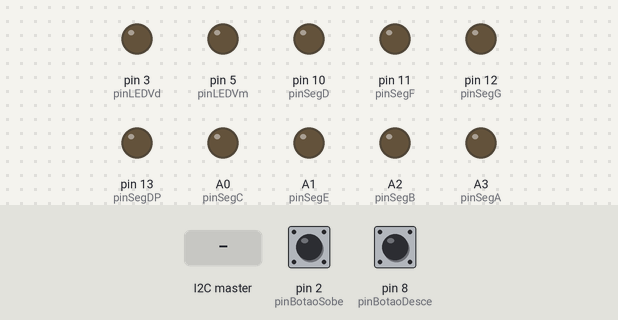
A sketch run on a simulated Arduino Pro Mini, built with avr-gcc and run on an emulated ATmega328P. Parts: output pins drawn as LEDs (lit = HIGH). The inputs (shaded band) are chosen by the test bench; at power-on: pin 2 (pinBotaoSobe) HIGH, pin 8 (pinBotaoDesce) HIGH.

Above: at 1.2 s.
1.3 s: pin 2 (pinBotaoSobe) pulled LOW for 0.15 s
At 2.1 s:
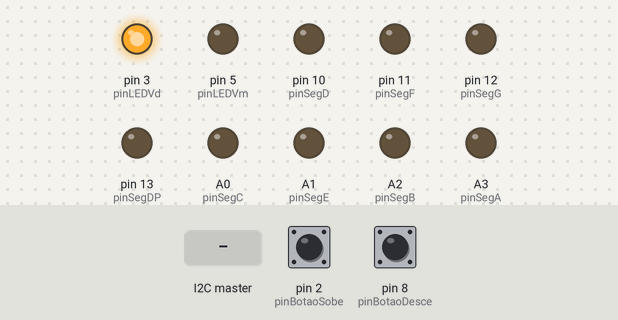
2.9 s: pin 8 (pinBotaoDesce) pulled LOW for 0.15 s
At 3.3 s:
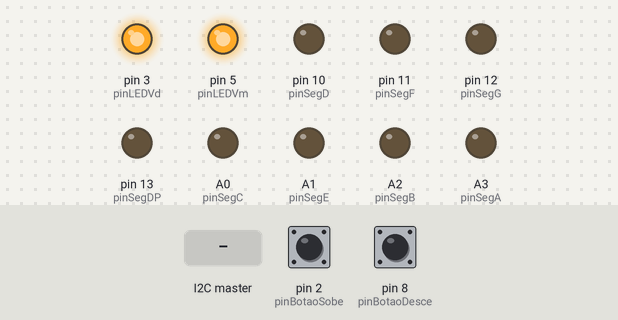
4.5 s: the I2C master sends "S"
At 5.7 s:
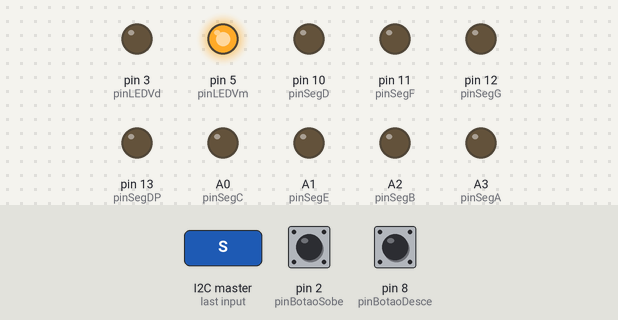
6.0 s: the I2C master sends "D"
At 6.9 s:
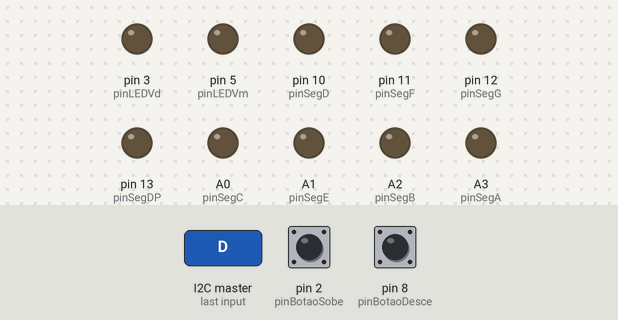
7.5 s: pin 2 (pinBotaoSobe) pulled LOW for 1 s
At 8.0 s:
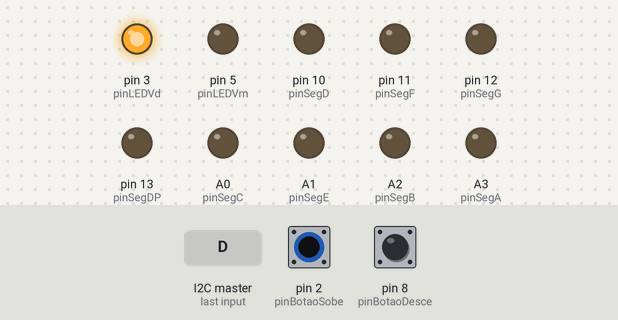
Timing chart, 0 to 10.5 s (numbered marks = the images above; inputs shaded):
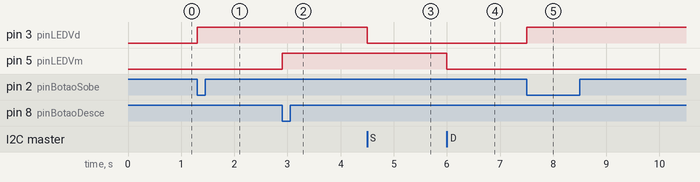

The sketch:

Q1117-Sketch-Andar.ino
```cpp
// Código para os Arduinos Pro Mini (Slaves)
#include <Wire.h>

#define pinLEDVd 3
#define pinLEDVm 5

#define pinSegA A3
#define pinSegB A2
#define pinSegC A0
#define pinSegD 10
#define pinSegE A1
#define pinSegF 11
#define pinSegG 12
#define pinSegDP 13

#define pinBotaoSobe 2
#define pinBotaoDesce 8

// Defina o endereço I2C deste Pro Mini
#define I2C_ADDRESS 0x11  // Andar 1: endereço 0x11, Andar 2: endereço 0x12

int portas[8] = { pinSegA, pinSegB, pinSegC, pinSegD, pinSegE, pinSegF, pinSegG, pinSegDP };

//a b c d e f g dp
bool digitos[10][8] = {
  { 1, 1, 1, 1, 1, 1, 0, 0 },  //0
  { 0, 1, 1, 0, 0, 0, 0, 0 },  //1
  { 1, 1, 0, 1, 1, 0, 1, 0 },  //2
  { 1, 1, 1, 1, 0, 0, 1, 0 },  //3
  { 0, 1, 1, 0, 0, 1, 1, 0 },  //4
  { 1, 0, 1, 1, 0, 1, 1, 0 },  //5
  { 1, 0, 1, 1, 1, 1, 1, 0 },  //6
  { 1, 1, 1, 0, 0, 0, 0, 0 },  //7
  { 1, 1, 1, 1, 1, 1, 1, 0 },  //8
  { 1, 1, 1, 1, 0, 1, 1, 0 }   //9
};

unsigned long delayInc;
int andar = 0;
bool estadoChamadaSobe = false;
bool estadoChamadaDesce = false;

void setup() {
  pinMode(pinLEDVd, OUTPUT);
  pinMode(pinLEDVm, OUTPUT);
  pinMode(pinSegA, OUTPUT);
  pinMode(pinSegB, OUTPUT);
  pinMode(pinSegC, OUTPUT);
  pinMode(pinSegD, OUTPUT);
  pinMode(pinSegE, OUTPUT);
  pinMode(pinSegF, OUTPUT);
  pinMode(pinSegG, OUTPUT);
  pinMode(pinSegDP, OUTPUT);

  pinMode(pinBotaoSobe, INPUT_PULLUP);
  pinMode(pinBotaoDesce, INPUT_PULLUP);

  Wire.begin(I2C_ADDRESS);  // Inicializa o I2C com o endereço específico
  Wire.onReceive(recebeDados);
  Wire.onRequest(enviarDados);
}

void loop() {

  //Botão "sobe" acionado
  if (!digitalRead(pinBotaoSobe)) {
    estadoChamadaSobe = true;
  }

  //Botão "desce" acionado
  if (!digitalRead(pinBotaoDesce)) {
    estadoChamadaDesce = true;
  }

  digitalWrite(pinLEDVd, estadoChamadaSobe);
  digitalWrite(pinLEDVm, estadoChamadaDesce);
}

void recebeDados(int num_bytes) {
  char command = Wire.read();
  if ((command >= '0') && (command <= '9')) {
    andar = command - '0';
    for (int nL = 0; nL < 8; nL++) {
      digitalWrite(portas[nL], digitos[andar][nL]);
    }
  }

  if (command == 'S') {  //Considerar chamada para cima como atendida
    estadoChamadaSobe = false;
  }

  if (command == 'D') {  //Considerar chamada para baixo como atendida
    estadoChamadaDesce = false;
  }
}

void enviarDados() {
  if (estadoChamadaSobe) {
    if (estadoChamadaDesce) {
       Wire.write('A');  //Ambos botões apertados
    } else {
       Wire.write('S');  //Botão sobe apertado
    }
  } else {
    if (estadoChamadaDesce) {
       Wire.write('D');  //Botão desce apertado
    } else {
       Wire.write('N');  //Nenhum botão apertado
    }
  }
}
```

Measured:
- after the input at 1.3 s, pin 3 (pinLEDVd): LOW → HIGH at once
- after the input at 2.9 s, pin 5 (pinLEDVm): LOW → HIGH at once
- after the input at 4.5 s, pin 3 (pinLEDVd): HIGH → LOW at once
- after the input at 6.0 s, pin 5 (pinLEDVm): HIGH → LOW at once
- after the input at 7.5 s, pin 3 (pinLEDVd): LOW → HIGH at once
